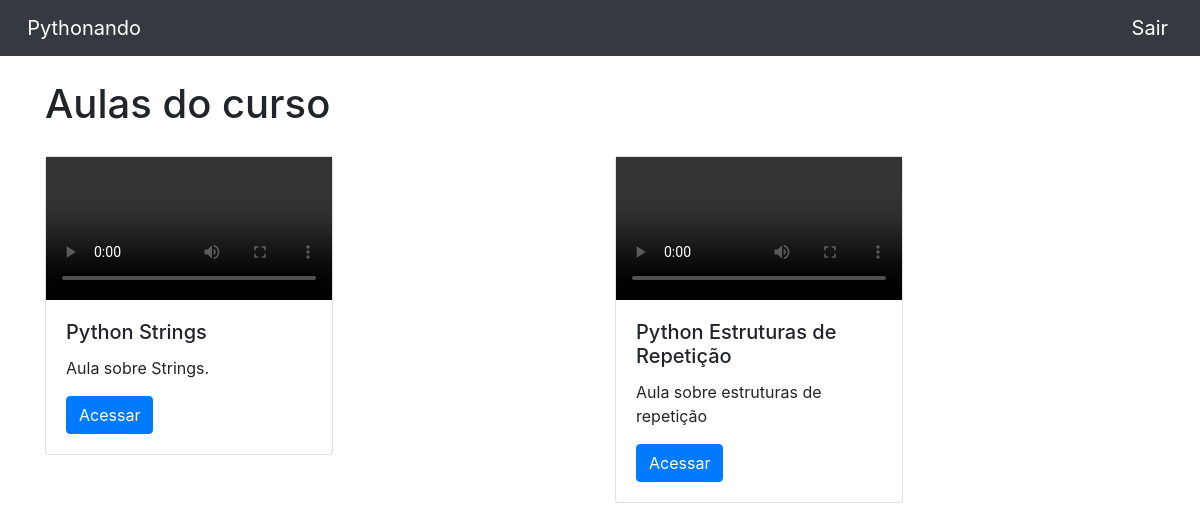
Page /home/curso/1 (signed in) on the committed database.
### cursos/models.py (models this page shows, shortened)
class Aulas(models.Model):
    nome = models.CharField(max_length = 100)
    descricao = models.TextField()
    aula = models.FileField(upload_to = "aulas")
    curso = models.ForeignKey(Cursos, on_delete = models.DO_NOTHING)

### cursos/views.py (the view)
# urls.py: path('curso/<int:id>', views.curso, name="curso"),
@login_required(login_url="/auth/login/")
def curso(request, id):
    curso = Cursos.objects.get(id = id)
    aulas = Aulas.objects.filter(curso_id = id)
    return render(request,'curso.html',{'curso':curso,'aulas':aulas})

### cursos/templates/curso.html (shortened to what this page needs)
{% extends 'base.html'%}
{% block 'body' %}
<div class="container">
  <br>
  <h1>Aulas do curso</h1>
  <div class="row">
      {% for i in aulas %}
          <div style="margin-top: 20px;" class="col-md">
              <div class="card" style="width: 18rem;">
                <video  controls>
                  <source src="{{i.aula.url}}" type="video/mp4">
                </video>
                  <div class="card-body">
                    <h5 class="card-title">{{i.nome}}</h5>
                    <p class="card-text">{{i.descricao}}</p>
                    <a href="{% url 'aula' i.id %}" class="btn btn-primary">Acessar</a>
                  </div>
                </div>
          </div>
      {% endfor %}
  </div>
</div>
{% endblock %}

### rows in the picture
Aulas: nome "Python Strings", descricao "Aula sobre Strings."
Aulas: nome "Python Estruturas de Repetição", descricao "Aula sobre estruturas de repetição"
